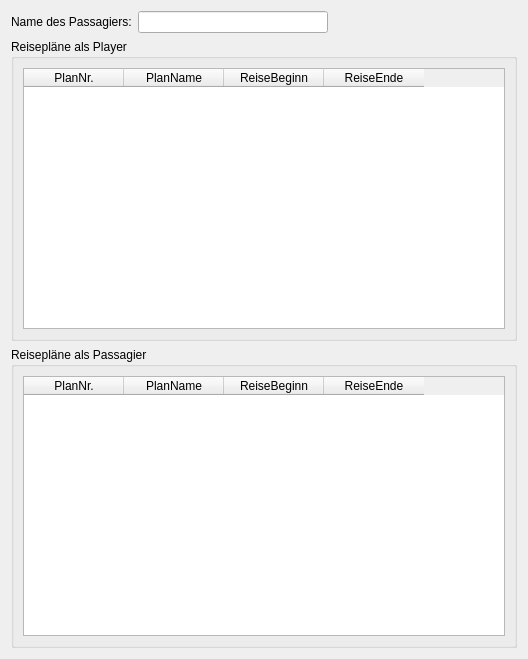
<?xml version="1.0" encoding="UTF-8"?>
<ui version="4.0">
 <class>SuchergebnisDialog</class>
 <widget class="QDialog" name="SuchergebnisDialog">
  <property name="geometry">
   <rect>
    <x>0</x>
    <y>0</y>
    <width>528</width>
    <height>659</height>
   </rect>
  </property>
  <property name="windowTitle">
   <string>Dialog</string>
  </property>
  <layout class="QHBoxLayout" name="horizontalLayout">
   <item>
    <layout class="QVBoxLayout" name="verticalLayout">
     <item>
      <layout class="QHBoxLayout" name="searchLayout">
       <item>
        <widget class="QLabel" name="label">
         <property name="text">
          <string>Name des Passagiers:</string>
         </property>
        </widget>
       </item>
       <item>
        <widget class="QLineEdit" name="lineEditPassagierName"/>
       </item>
       <item>
        <spacer name="horizontalSpacer">
         <property name="orientation">
          <enum>Qt::Horizontal</enum>
         </property>
         <property name="sizeHint" stdset="0">
          <size>
           <width>40</width>
           <height>20</height>
          </size>
         </property>
        </spacer>
       </item>
      </layout>
     </item>
     <item>
      <widget class="QGroupBox" name="groupBoxPlayer">
       <property name="title">
        <string>Reisepläne als Player</string>
       </property>
       <layout class="QVBoxLayout" name="verticalLayoutPlayer">
        <item>
         <widget class="QTableWidget" name="tableWidgetPlayer">
          <column>
           <property name="text">
            <string>PlanNr.</string>
           </property>
          </column>
          <column>
           <property name="text">
            <string>PlanName</string>
           </property>
          </column>
          <column>
           <property name="text">
            <string>ReiseBeginn</string>
           </property>
          </column>
          <column>
           <property name="text">
            <string>ReiseEnde</string>
           </property>
          </column>
         </widget>
        </item>
       </layout>
      </widget>
     </item>
     <item>
      <widget class="QGroupBox" name="groupBoxPassagier">
       <property name="title">
        <string>Reisepläne als Passagier</string>
       </property>
       <layout class="QVBoxLayout" name="verticalLayoutPassagier">
        <item>
         <widget class="QTableWidget" name="tableWidgetPassagier">
          <column>
           <property name="text">
            <string>PlanNr.</string>
           </property>
          </column>
          <column>
           <property name="text">
            <string>PlanName</string>
           </property>
          </column>
          <column>
           <property name="text">
            <string>ReiseBeginn</string>
           </property>
          </column>
          <column>
           <property name="text">
            <string>ReiseEnde</string>
           </property>
          </column>
         </widget>
        </item>
       </layout>
      </widget>
     </item>
    </layout>
   </item>
  </layout>
 </widget>
 <resources/>
 <connections/>
</ui>
